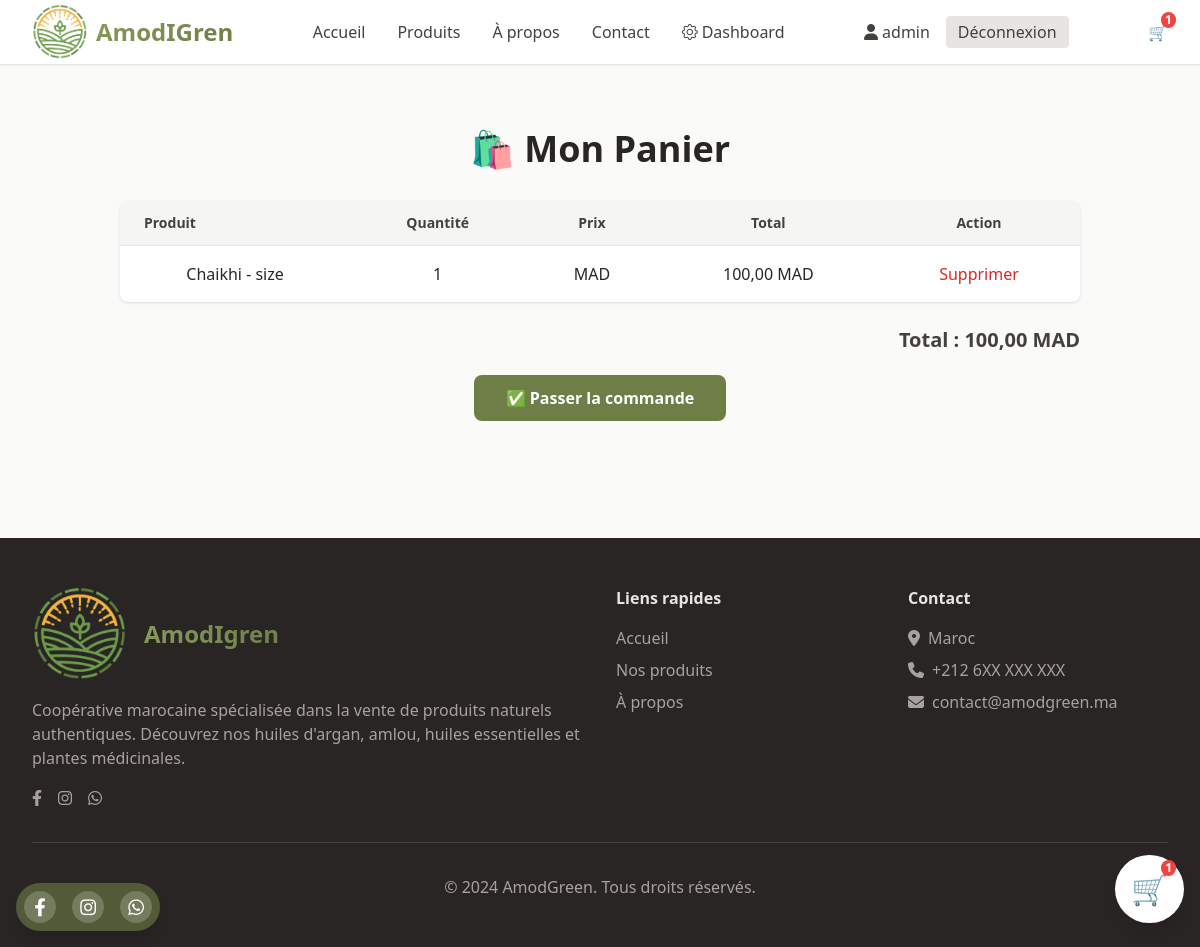
/ar/cart/ (signed in), run on an earlier commit of the app's database.
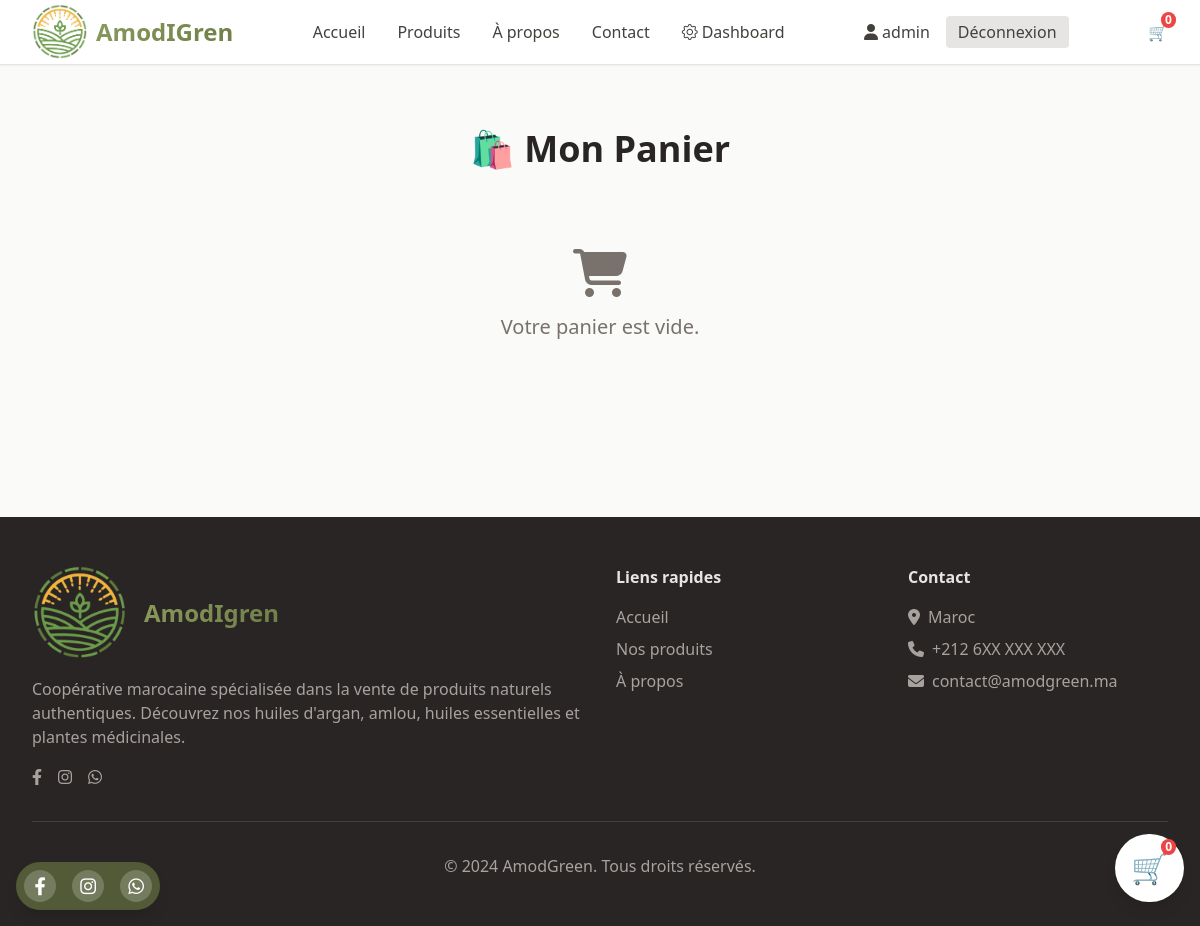
And on a later commit of the database.
### store/models/Panier.py (models this page shows, shortened)
class CartItem(models.Model):
    cart = models.ForeignKey(Cart, on_delete=models.CASCADE, related_name='items')
    variant = models.ForeignKey(ProductVariant, on_delete=models.CASCADE)  # ✅ changé ici
    quantity = models.PositiveIntegerField(default=1)
    def total_price(self):
        return self.variant.price * self.quantity

class Cart(models.Model):
    user = models.ForeignKey(CustomUser, on_delete=models.CASCADE, null=True, blank=True)
    session_key = models.CharField(max_length=40, null=True, blank=True)
    created_at = models.DateTimeField(auto_now_add=True)
    def total_price(self):
        return sum(item.total_price() for item in self.items.all())

### store/models/Produit.py (models this page shows, shortened)
class ProductVariant(models.Model):
    product = models.ForeignKey(Product, on_delete=models.CASCADE, related_name='variants')
    name = models.CharField(max_length=50, verbose_name="Nom de la variante")
    price = models.DecimalField(max_digits=10, decimal_places=2, verbose_name="Prix (MAD)")
    is_default = models.BooleanField(default=False, verbose_name="Variante par défaut")
    created_at = models.DateTimeField(auto_now_add=True)
    updated_at = models.DateTimeField(auto_now=True)
    class Meta:
        verbose_name = "Variante de produit"
        verbose_name_plural = "Variantes de produit"
        ordering = ['-is_default', 'name']
        constraints = [
            models.UniqueConstraint(
                fields=['product', 'name'],
                name='unique_variant_name_per_product'
            )
        ]

class Product(models.Model):
    name = models.CharField(max_length=200, verbose_name="Nom du produit")
    name_ar = models.CharField(max_length=200, blank=True, verbose_name="Nom (Arabe)")
    description = models.TextField(verbose_name="Description")
    description_ar = models.TextField(blank=True, verbose_name="Description (Arabe)")
    ingredients = models.TextField(blank=True, verbose_name="Ingrédients")
    ingredients_ar = models.TextField(blank=True, verbose_name="Ingrédients (Arabe)")
    price = models.DecimalField(max_digits=10, decimal_places=2, verbose_name="Prix (MAD)")
    image = models.ImageField(upload_to='products/', verbose_name="Image principale")
    category = models.ForeignKey(Category, on_delete=models.CASCADE, verbose_name="Catégorie")
    is_available = models.BooleanField(default=True, verbose_name="Disponible")
    created_at = models.DateTimeField(auto_now_add=True)
    updated_at = models.DateTimeField(auto_now=True)
    default_variant = models.ForeignKey(
        'ProductVariant',
        null=True,
        blank=True,
        on_delete=models.SET_NULL,
        related_name='default_for_products',
        verbose_name="Variante par défaut"
    )
    class Meta:
        verbose_name = "Produit"
        verbose_name_plural = "Produits"
        ordering = ['-created_at']

### store/views/views_cart.py (the view)
# urls.py: path('cart/', views_cart.view_cart, name='view_cart'),
def view_cart(request):
    cart = get_or_create_cart(request)
    return render(request, 'store/cart.html', {'cart': cart})

### store/context_processors.py (called while the page is built)
def cart_count(request):
    cart = get_or_create_cart(request)
    return {'cart_count': cart.items.count()}

### store/utils.py (called while the page is built)
def get_or_create_cart(request):
    if request.user.is_authenticated:
        cart, created = Cart.objects.get_or_create(user=request.user)
    else:
        if not request.session.session_key:
            request.session.create()
        session_key = request.session.session_key
        cart, created = Cart.objects.get_or_create(session_key=session_key, user=None)
    return cart

### templates/store/cart.html (shortened to what this page needs)
{% extends 'base.html' %}
{% block content %}
<section class="py-16 bg-stone-50">
    <div class="max-w-5xl mx-auto px-4 sm:px-6 lg:px-8">
        <h1 class="text-3xl md:text-4xl font-bold text-stone-800 mb-8 text-center">🛍️ Mon Panier</h1>
        {% if cart.items.all %}
            <div class="bg-white rounded-lg shadow overflow-x-auto">
                <table class="min-w-full divide-y divide-stone-200">
                    <thead class="bg-stone-100">
                        <tr>
                            <th class="px-6 py-3 text-left text-sm font-semibold text-stone-700">Produit</th>
                            <th class="px-6 py-3 text-center text-sm font-semibold text-stone-700">Quantité</th>
                            <th class="px-6 py-3 text-center text-sm font-semibold text-stone-700">Prix</th>
                            <th class="px-6 py-3 text-center text-sm font-semibold text-stone-700">Total</th>
                            <th class="px-6 py-3 text-center text-sm font-semibold text-stone-700">Action</th>
                        </tr>
                    </thead>
                    <tbody class="divide-y divide-stone-200">
                        {% for item in cart.items.all %}
                        <tr>
                            <td class="px-6 py-4 text-center">
    {{ item.variant.product.name }} - {{ item.variant.name }}
</td>
                            <td class="px-6 py-4 text-center">{{ item.quantity }}</td>
                            <td class="px-6 py-4 text-center">{{ item.product.price }} MAD</td>
                            <td class="px-6 py-4 text-center">{{ item.total_price }} MAD</td>
                            <td class="px-6 py-4 text-center">
                                <a href="{% url 'remove_from_cart' item.id %}" class="text-red-600 hover:underline">
                                    Supprimer
                                </a>
                            </td>
                        </tr>
                        {% endfor %}
                    </tbody>
                </table>
            </div>
            <div class="text-right mt-6 text-xl font-semibold text-stone-700">
                Total : {{ cart.total_price }} MAD
            </div>
            <div class="text-center mt-8">
                <a href="{% url 'cart_summary' %}" class="bg-olive-600 hover:bg-olive-700 text-white px-8 py-3 rounded-lg font-semibold transition-colors">
                    ✅ Passer la commande
                </a>
            </div>
        {% else %}
            <div class="text-center py-12 text-stone-500">
                <i class="fas fa-shopping-cart text-5xl mb-4"></i>
                <p class="text-xl">Votre panier est vide.</p>
            </div>
        {% endif %}
    </div>
</section>
{% endblock %}

### templates/base.html (shortened to what the changed rows need)
{% load static %}
{% load widget_tweaks %}
<!DOCTYPE html>
<html lang="fr" class="h-full">
<head>
    <link rel="stylesheet" href="https://cdnjs.cloudflare.com/ajax/libs/font-awesome/6.4.0/css/all.min.css">
    <link href="{% static 'css/main.css' %}" rel="stylesheet" />
    <link rel="stylesheet" href="https://cdn.jsdelivr.net/npm/bootstrap-icons@1.10.5/font/bootstrap-icons.css" />
</head>
<body class="min-h-full bg-stone-50 text-stone-800">
    <nav class="bg-white shadow-sm border-b border-stone-200 sticky top-0 z-50">
        <div class="max-w-7xl mx-auto px-4 sm:px-6 lg:px-8">
            <div class="flex justify-between items-center h-16">
                <div class="hidden sm:flex items-center space-x-6">
                    <a href="{% url 'view_cart' %}" class="relative text-gray-700 hover:text-green-700">
                        🛒
                        <span
                            class="absolute -top-2 -right-2 bg-red-500 text-white text-xs font-bold rounded-full px-1">
                            {{ cart_count|default:0 }}
                        </span>
                    </a>
                </div>
                <div class="fixed bottom-6 right-4 z-50 bg-white p-3 sm:p-4 rounded-full shadow-lg">
                    <a href="{% url 'view_cart' %}"
                        class="relative text-gray-700 hover:text-green-700 text-2xl sm:text-3xl">
                        🛒
                        <span id="cart-count"
                            class="absolute -top-2 -right-2 bg-red-500 text-white text-xs font-bold rounded-full px-1">
                            {{ cart_count|default:0 }}
                        </span>
                    </a>
                </div>
            </div>
        </div>
    </nav>
    <main>
        {% block content %}
        {% endblock %}
    </main>
</body>
</html>

What changed in the data, as far as the page shows it:
removed CartItem: variant.product.name "Chaikhi", variant.name "size", quantity "1", total_price "100,00"
no longer on this page (row unchanged): Cart: total_price "100,00"
Also different on the page:
{{ cart_count|default:0 }}: "1" → "0"
text no longer shown: "Produit Quantité Prix Total Action Total : MAD ✅ Passer la commande"
text now shown: "Votre panier est vide."
